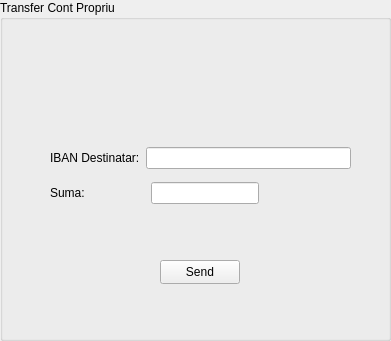
   <widget class="QGroupBox" name="transfer_cont_propriu">
    <property name="geometry">
     <rect>
      <x>520</x>
      <y>120</y>
      <width>391</width>
      <height>341</height>
     </rect>
    </property>
    <property name="title">
     <string>Transfer Cont Propriu</string>
    </property>
    <widget class="QPushButton" name="send_button">
     <property name="geometry">
      <rect>
       <x>160</x>
       <y>260</y>
       <width>80</width>
       <height>24</height>
      </rect>
     </property>
     <property name="text">
      <string>Send</string>
     </property>
    </widget>
    <widget class="QWidget" name="layoutWidget">
     <property name="geometry">
      <rect>
       <x>50</x>
       <y>140</y>
       <width>301</width>
       <height>71</height>
      </rect>
     </property>
     <layout class="QVBoxLayout" name="verticalLayout_2">
      <item>
       <layout class="QHBoxLayout" name="horizontalLayout_5">
        <item>
         <widget class="QLabel" name="IBAN_dest_label">
          <property name="text">
           <string>IBAN Destinatar:</string>
          </property>
         </widget>
        </item>
        <item>
         <widget class="QLineEdit" name="lineEdit_IBAN_dest"/>
        </item>
       </layout>
      </item>
      <item>
       <layout class="QHBoxLayout" name="horizontalLayout_6">
        <item>
         <widget class="QLabel" name="sumaTrans_label">
          <property name="text">
           <string>Suma:                  </string>
          </property>
         </widget>
        </item>
        <item>
         <widget class="QLineEdit" name="lineEdit_sumaTrans"/>
        </item>
        <item>
         <spacer name="horizontalSpacer">
          <property name="orientation">
           <enum>Qt::Horizontal</enum>
          </property>
          <property name="sizeHint" stdset="0">
           <size>
            <width>40</width>
            <height>20</height>
           </size>
          </property>
         </spacer>
        </item>
       </layout>
      </item>
     </layout>
    </widget>
   </widget>
